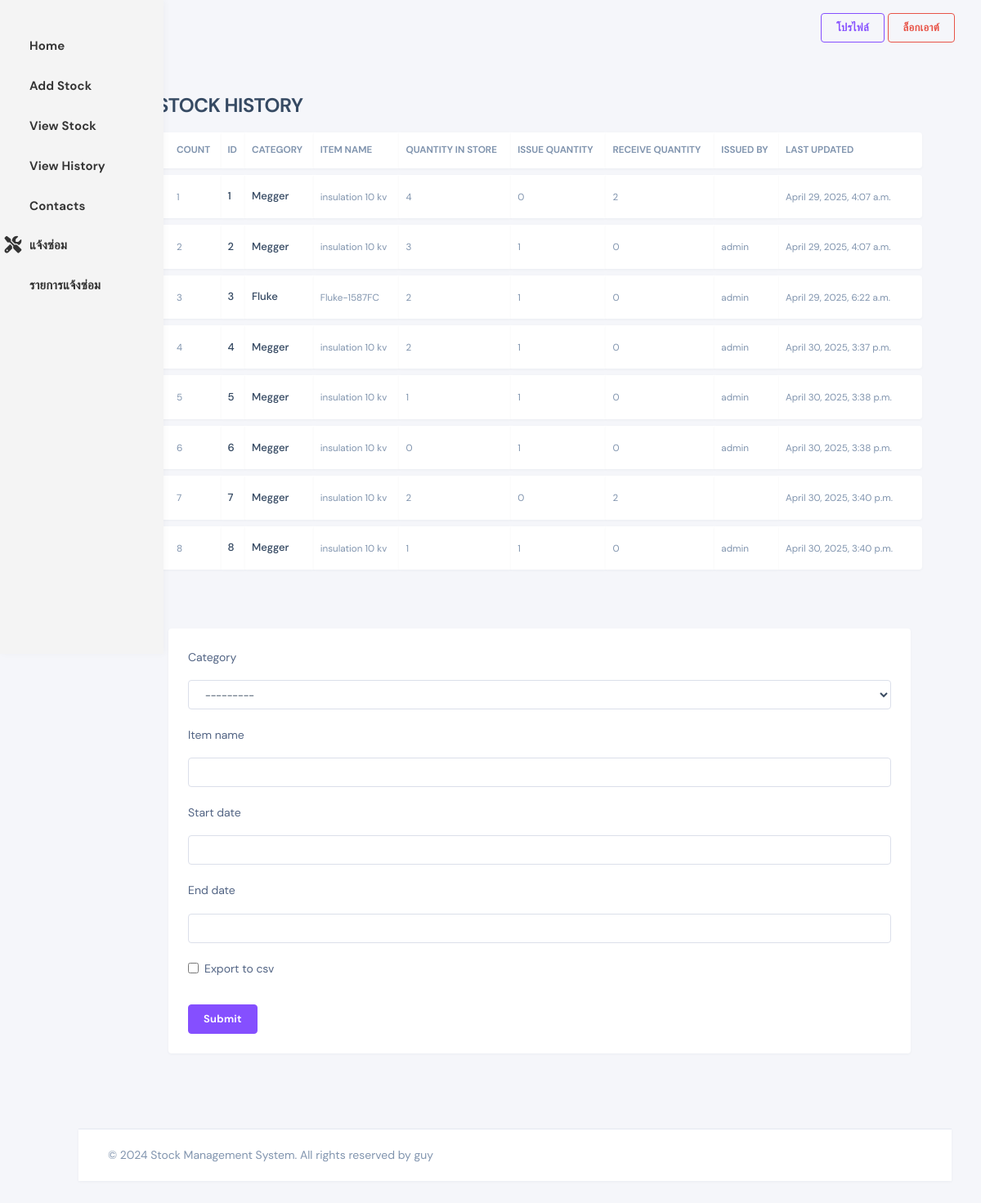
Screenshot of /view_history (signed in) with the database file from the repository.
### stock/models.py (models this page shows)
class StockHistory(models.Model):
    category = models.ForeignKey(Category, on_delete=models.CASCADE, blank=True, null=True)
    item_name = models.CharField(max_length=50, blank=True, null=True, db_collation='utf8mb4_unicode_ci')
    quantity = models.IntegerField(default='0', blank=True, null=True)
    receive_quantity = models.IntegerField(default='0', blank=True, null=True)
    received_by = models.CharField(max_length=50, blank=True, null=True, db_collation='utf8mb4_unicode_ci')
    issue_quantity = models.IntegerField(default='0', blank=True, null=True)
    issued_by = models.CharField(max_length=50, blank=True, null=True, db_collation='utf8mb4_unicode_ci')
    issued_to = models.CharField(max_length=50, blank=True, null=True, db_collation='utf8mb4_unicode_ci')
    phone_number = models.CharField(max_length=50, blank=True, null=True, db_collation='utf8mb4_unicode_ci')
    created_by = models.CharField(max_length=50, blank=True, null=True, db_collation='utf8mb4_unicode_ci')
    re_order = models.IntegerField(default='0', blank=True, null=True)
    last_updated = models.DateTimeField(auto_now_add=False, auto_now=False, null=True)
    timestamp = models.DateTimeField(auto_now_add=False, auto_now=False, null=True)

class Category(models.Model):
    group = models.CharField(max_length=50, blank=True, null=True, db_collation='utf8mb4_unicode_ci')
    def __str__(self):
        return self.group

### stock/views.py (the view, shortened to what this page needs)
# urls.py: path('view_history', views.view_history, name="view_history"),
@login_required()
def view_history(request):
    title = "STOCK HISTORY"
    history = StockHistory.objects.all()
    form = StockHistorySearchForm(request.POST or None)
    context = {
        'title': title,
        'history': history,
        'form': form
    }
    return render(request, 'stock/view_history.html', context)

### stock/form.py
class StockHistorySearchForm(forms.ModelForm):
    export_to_CSV = forms.BooleanField(required=False)
    start_date = forms.DateTimeField(required=False)
    end_date = forms.DateTimeField(required=False)
    class Meta:
        model = StockHistory
        fields = ['category', 'item_name', 'start_date', 'end_date']

### stock/templates/stock/view_history.html (shortened to what this page needs)
{% extends 'base.html' %}
{% load static %}
{% load crispy_forms_tags %}
{% block content %}
<div class="nk-content">
    <div class="container-fluid">
        <div class="nk-content-inner">
            <div class="nk-content-body">
                <div class="components-preview wide-md mx-auto">
                     <div class="nk-block nk-block-lg">
                                        <div class="nk-block-head">
                                            <div class="nk-block-head-content">
                                                <h4 class="nk-block-title">{{title}}</h4>
                                            </div>
                                        </div>
                                        <table class="datatable-init nowrap nk-tb-list is-separate" data-auto-responsive="false">
                                            <thead>
                                                <tr class="nk-tb-item nk-tb-head">
                                                    <th class="nk-tb-col tb-col-sm"><span>COUNT</span></th>
                                                    <th class="nk-tb-col"><span>ID</span></th>
                                                    <th class="nk-tb-col"><span>CATEGORY</span></th>
                                                    <th class="nk-tb-col tb-col-md"><span>ITEM NAME</span></th>
                                                      <th class="nk-tb-col tb-col-md"><span>QUANTITY IN STORE</span></th>
                                                      <th class="nk-tb-col tb-col-md"><span>ISSUE QUANTITY</span></th>
                                                      <th class="nk-tb-col tb-col-md"><span>RECEIVE QUANTITY</span></th>
                                                    <th class="nk-tb-col tb-col-md"><span>ISSUED BY</span></th>
                                                      <th class="nk-tb-col tb-col-md"><span>LAST UPDATED</span></th>
                                                </tr>
                                            </thead>
                                            <tbody>
                                                {% for total in history %}
                                                <tr class="nk-tb-item">
                                                    <td class="nk-tb-col">
                                                        <span class="tb-sub">{{forloop.counter}}</span>
                                                    </td>
                                                   <td class="nk-tb-col">
                                                        <span class="tb-lead">{{total.id}}</span>
                                                    </td>
                                                    <td class="nk-tb-col">
                                                        <span class="tb-lead">{{total.category}}</span>
                                                    </td>
                                                    <td class="nk-tb-col">
                                                        <span class="tb-sub">{{total.item_name}}</span>
                                                    </td>
                                                    <td class="nk-tb-col tb-col-md">
                                                        <span class="tb-sub">{{total.quantity}}</span>
                                                    </td>
                                                    <td class="nk-tb-col tb-col-md">
                                                        <span class="tb-sub">{{total.issue_quantity}}</span>
                                                    </td>
                                                    <td class="nk-tb-col tb-col-md">
                                                        <span class="tb-sub">{{total.receive_quantity}}</span>
                                                    </td>
                                                      <td class="nk-tb-col tb-col-md">
                                                        <span class="tb-sub">{{total.issued_by}}</span>
                                                    </td>
                                                    <td class="nk-tb-col tb-col-md">
                                                        <span class="tb-sub">{{total.last_updated}}</span>
                                                    </td>
                                                </tr>
                                             {% endfor %}
                                            </tbody>
                                        </table>
                                    </div>
                </div>
            </div>
        </div>
    </div>
</div>
<div class="nk-content ">
<div class="container-fluid">
    <div class="nk-content-inner">
        <div class="nk-content-body">
          <div class="col-lg-12 pb-5">
                <div class="card h-100">
                    <div class="card-inner">
                        <form method="POST" action=" ">
                          {{form|crispy}}
                          <input class="mt-2 btn btn-primary" type="submit">
                        </form>
                    </div>
                </div>
            </div>
        </div>
    </div>
</div>
</div>
{% include 'stock/footers.html' %}
{% endblock %}

### stock/templates/base.html (shortened to what this page needs)
<!DOCTYPE html>
<html lang="en">
<head>
    {% load static %}
    <link rel="stylesheet" href="{% static 'css/dashlite.css' %}">
    <link rel="stylesheet" href="{% static 'css/theme.css' %}">
    <link rel="stylesheet" href="{% static 'css/all.css' %}">
    <link rel="stylesheet" href="{% static 'css/sweetalert2.min.css' %}">
</head>
<body class="nk-body bg-lighter npc-default has-sidebar">
    <div class="nk-app-root">
        <div class="nk-main">
            {% if request.user.is_authenticated and request.resolver_match.url_name != 'login' %}
            <div class="topbar-user" style="width:100%; display:flex; justify-content:flex-end; align-items:center; padding: 1rem 2rem 0 2rem;">
                <div>
                    <a href="/accounts/profile/" class="btn btn-outline-primary me-2">โปรไฟล์</a>
                    <a href="/accounts/logout/" class="btn btn-outline-danger">ล็อกเอาต์</a>
                </div>
            </div>
            {% endif %}
            {% if request.resolver_match.url_name != 'login' %}
                {% include 'stock/headers.html' %}
            {% endif %}
            <div class="nk-content">
                <div class="container-fluid">
                    <div class="nk-content-inner">
                        <div class="nk-content-body">
                            {% block content %}
                            {% endblock content %}
                        </div>
                    </div>
                </div>
            </div>
        </div>
    </div>
</body>
</html>

### stock/templates/stock/headers.html (shortened to what this page needs)
<!DOCTYPE html>
{% load static %}
<html lang="en" class="js">
<head>
    <link rel="stylesheet" href="{% static 'css/dashlite.css' %}">
    <link id="skin-default" rel="stylesheet" href="{% static 'css/theme.css' %}">
    <link href="{% static 'js/jquery-ui-1.12.1/jquery-ui.min.css' %}" rel="stylesheet">
    <link href="{% static 'js/jquery-ui-1.12.1/jquery-ui.structure.min.css' %}" rel="stylesheet">
    <link href="{% static 'js/jquery-ui-1.12.1/jquery-ui.theme.min.css' %}" rel="stylesheet">
    <link href="{% static 'css/all.css' %}" rel="stylesheet">
    <link href="{% static 'css/sweetalert2.min.css' %}" rel="stylesheet">
    <link href="{% static 'css/navbar-top-fixed.css' %}" rel="stylesheet">
    <link rel="stylesheet" href="https://cdnjs.cloudflare.com/ajax/libs/font-awesome/6.4.0/css/all.min.css">
</head>
<body class="nk-body dark-mode npc-default has-sidebar">
    <div class="nk-app-root">
        <div class="nk-main">
            <div class="sidebar">
                <div class="nk-menu">
                    <a href="/" class="nk-menu-link">
                        <span class="icon-class"><em class="icon ni ni-home-fill"></em></span>
                        <span class="menu-text">Home</span>
                    </a>
                    <a href="/add_stock" class="nk-menu-link">
                        <span class="icon-class"><em class="icon ni ni-cart-fill"></em></span>
                        <span class="menu-text">Add Stock</span>
                    </a>
                    <a href="/view_stock" class="nk-menu-link">
                        <span class="icon-class"><em class="icon ni ni-activity-round-fill"></em></span>
                        <span class="menu-text">View Stock</span>
                    </a>
                    <a href="/view_history" class="nk-menu-link">
                        <span class="icon-class"><em class="icon ni ni-growth-fill"></em></span>
                        <span class="menu-text">View History</span>
                    </a>
                    <a href="/contacts" class="nk-menu-link">
                        <span class="icon-class"><em class="icon ni ni-note-add"></em></span>
                        <span class="menu-text">Contacts</span>
                    </a>
                    <a href="/add_repair_request/" class="nk-menu-link">
                        <span class="icon-class"><i class="fa-solid fa-screwdriver-wrench"></i></span>
                        <span class="menu-text">แจ้งซ่อม</span>
                    </a>
                    <a href="/repair_list/" class="nk-menu-link">
                        <span class="icon-class"><em class="icon ni ni-list-thumb"></em></span>
                        <span class="menu-text">รายการแจ้งซ่อม</span>
                    </a>
                </div>
            </div>
        </div>
    </div>
</body>
</html>

### stock/templates/stock/footers.html
{% load static %}
<footer class="nk-footer">
    <div class="container-fluid">
        <div class="nk-footer-wrap">
            <div class="nk-footer-copyright">
                &copy; 2024 Stock Management System. All rights reserved by guy
            </div>
        </div>
    </div>
</footer>

### stock/templates/base.html (style rules this page uses)
:root { --primary-color: #6576ff; --secondary-color: #526484; --success-color: #5ce0aa; --danger-color: #f4aaa4; --light-color: #f5f6fa; --dark-color: #1a1f2e; }
body { font-family: 'Inter', sans-serif; background-color: var(--light-color); color: var(--secondary-color); margin: 0; padding: 0; }
.nk-body { background-color: var(--light-color); margin: 0; padding: 0; }
.nk-content { margin-left: 250px; padding: 0 2rem; }
.container-fluid { padding: 0; margin: 0; }
.nk-content-inner { padding: 0; margin: 0; }
.nk-content-body { padding: 0; margin: 0; }
.card { background-color: #fff; border-radius: 8px; box-shadow: 0 2px 4px rgba(0,0,0,0.05); margin-bottom: 1rem; border: none; }
.card-inner { padding: 1rem; }
.nk-menu-link { display: flex !important; align-items: center !important; gap: 0 !important; padding: 0.75rem 0 !important; }
.form-control { border-radius: 4px; border: 1px solid #e5e9f2; padding: 0.75rem 1rem; font-size: 0.875rem; }
.btn { border-radius: 4px; padding: 0.75rem 1.5rem; font-weight: 500; transition: all 0.3s ease; }
.btn-primary { background-color: var(--primary-color); border-color: var(--primary-color); }
.nk-content { margin-left: 60px; transition: margin-left 0.3s; }

### stock/templates/stock/headers.html (style rules this page uses)
.sidebar { width: 60px; background: #f4f4f4; transition: width 0.3s; overflow-x: hidden; height: 100vh; position: fixed; z-index: 100; top: 0; left: 0; box-shadow: 2px 0 8px rgba(0,0,0,0.03); }
.nk-menu { display: flex; flex-direction: column; margin-top: 32px; }
.nk-menu-link { display: flex; align-items: center; padding: 14px 10px; text-decoration: none; color: #333; transition: background 0.2s; border-radius: 8px; margin: 2px 4px; }
.icon-class { margin-right: 8px; font-size: 1.3rem; min-width: 24px; text-align: center; }
.menu-text { white-space: nowrap; opacity: 0; transition: opacity 0.2s, margin 0.2s; margin-left: 0; }

### rows the page displays
StockHistory: id "1", category "Megger", item_name "insulation 10 kv", quantity "4", issue_quantity "0", receive_quantity "2", last_updated "April 29, 2025, 4:07 a.m."
StockHistory: id "2", category "Megger", item_name "insulation 10 kv", quantity "3", issue_quantity "1", receive_quantity "0", issued_by "admin", last_updated "April 29, 2025, 4:07 a.m."
StockHistory: id "3", category "Fluke", item_name "Fluke-1587FC", quantity "2", issue_quantity "1", receive_quantity "0", issued_by "admin", last_updated "April 29, 2025, 6:22 a.m."
StockHistory: id "4", category "Megger", item_name "insulation 10 kv", quantity "2", issue_quantity "1", receive_quantity "0", issued_by "admin", last_updated "April 30, 2025, 3:37 p.m."
StockHistory: id "5", category "Megger", item_name "insulation 10 kv", quantity "1", issue_quantity "1", receive_quantity "0", issued_by "admin", last_updated "April 30, 2025, 3:38 p.m."
StockHistory: id "6", category "Megger", item_name "insulation 10 kv", quantity "0", issue_quantity "1", receive_quantity "0", issued_by "admin", last_updated "April 30, 2025, 3:38 p.m."
StockHistory: id "7", category "Megger", item_name "insulation 10 kv", quantity "2", issue_quantity "0", receive_quantity "2", last_updated "April 30, 2025, 3:40 p.m."
StockHistory: id "8", category "Megger", item_name "insulation 10 kv", quantity "1", issue_quantity "1", receive_quantity "0", issued_by "admin", last_updated "April 30, 2025, 3:40 p.m."

### other values shown
{{ title }} "STOCK HISTORY"
